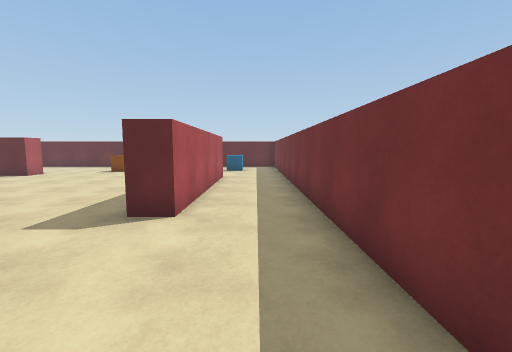
[1] (above)

16 first-person views from a walk through a 3-D level made in the Unity game engine. The camera is 1.4 m above the floor, tilts 6° down and sees 90° across. The floor is counted in squares, 1 m on a side. Each view is taken from the middle of a square. On the plan, view 1 faces up. The plan holds only what a view shows up to about 13 squares ahead; the rest is blank. The player character is not drawn.

[2]
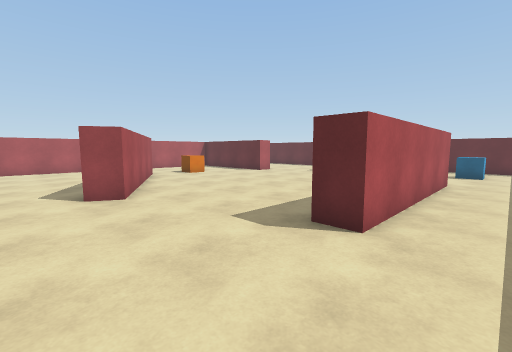

[3]
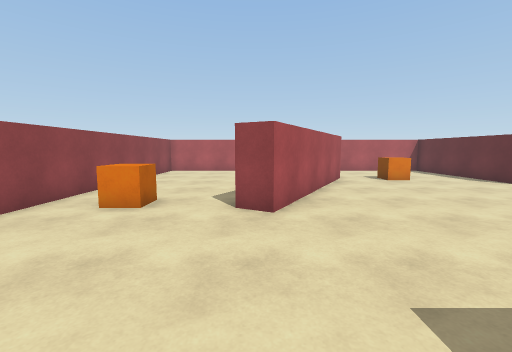

[4]
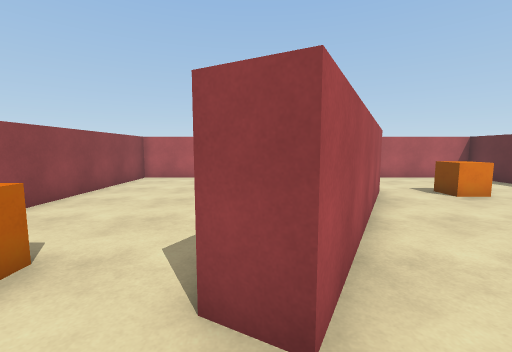

[5]
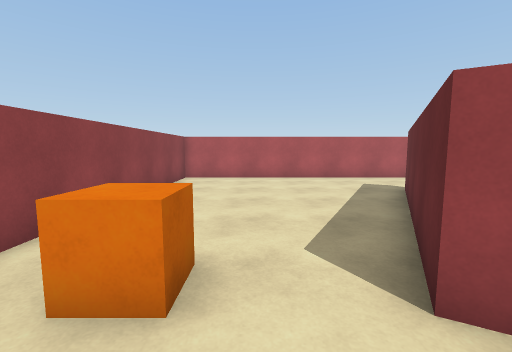

[6]
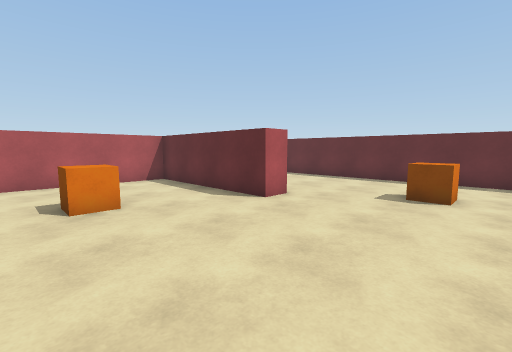

[7]
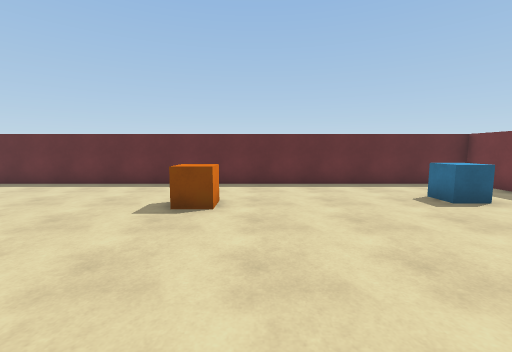

[8]
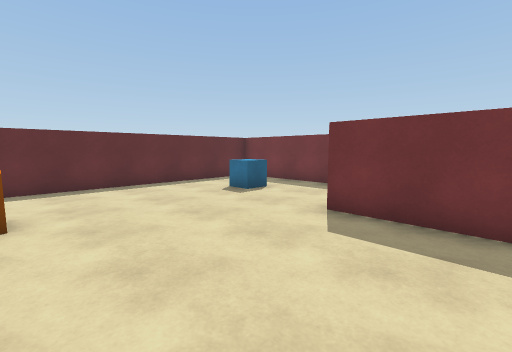

[9]
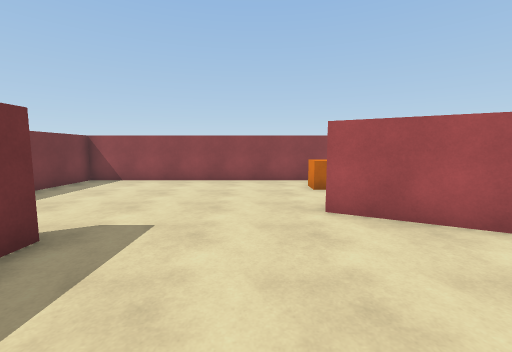

[10]
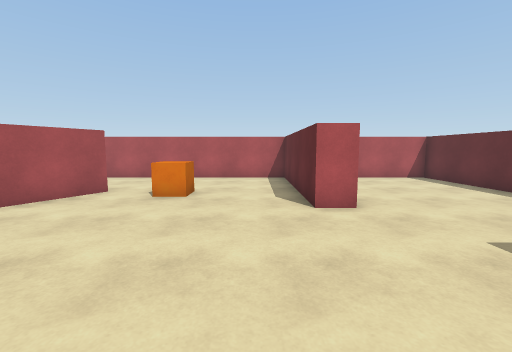

[11]
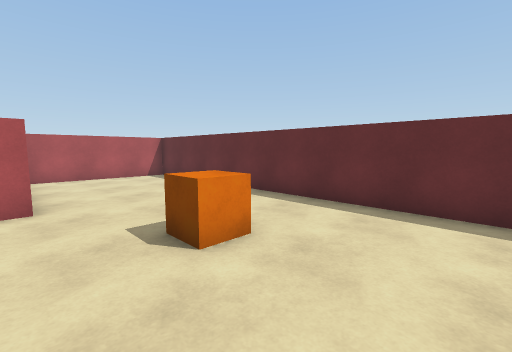

[12]
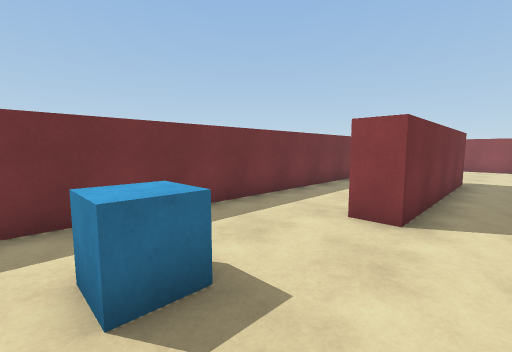

[13]
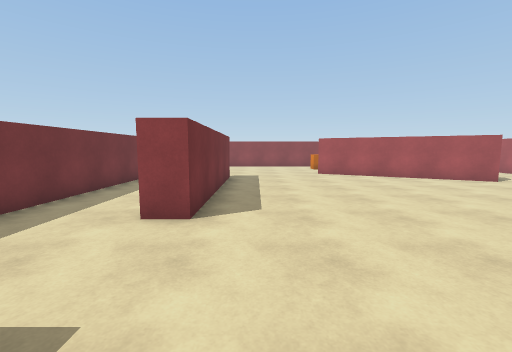

[14]
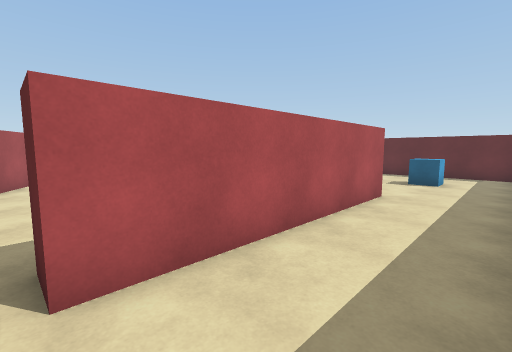

[15]
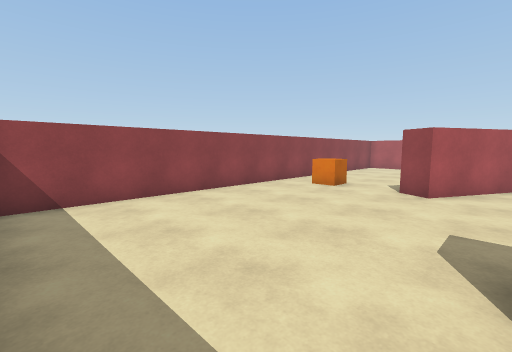

[16]
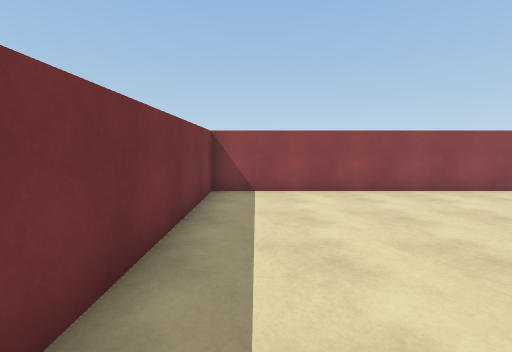

### Floor plan
Points are (right, up) in squares from view 1. A wall is a line through its corners. A room is listed if a view was taken in it or the views show most of it. See-through windows are left out.
Room 1 (views 1, 2, 3, 4, 5, 6, 7, 8, 9, 10, 11, 12, 13, 14, 15, 16)
walls: (-14.5, 7.1) (-7.6, 3.4) (-8, 2.5) (-14.8, 6.2); (-12, 14.5) (-12, 13.4) (-18.6, 13.4) (-18.6, -2.5) (1.5, -2.5) (1.5, 20.3) (-18.6, 20.3) (-18.6, 14.8); (-2.7, 5.2) (-2.7, 13) (-1.7, 13) (-1.7, 5.2) (-2.7, 5.2)
objects: orange block (-14, 9) to (-14, 10); orange block (-9, 0) to (-8, 0); orange block (-9, 16) to (-8, 16); cube (-2, 17) to (-1, 17)

Where each view was taken, in squares from view 1:
view 1: 0 up, 0 right, facing up
view 2: 1 up, 0 right, facing up-left
view 3: 3 up, 2 left, facing left
view 4: 3 up, 6 left, facing left
view 5: 1 up, 6 left, facing left
view 6: 8 up, 7 left, facing up-left
view 7: 10 up, 7 left, facing up
view 8: 10 up, 8 left, facing up-right
view 9: 9 up, 6 left, facing down
view 10: 12 up, 6 left, facing left
view 11: 14 up, 5 left, facing up-left
view 12: 18 up, 4 left, facing down-right
view 13: 18 up, 4 left, facing down
view 14: 5 up, 1 right, facing up-left
view 15: 5 up, 1 right, facing down-left
view 16: 6 up, 0 right, facing down
